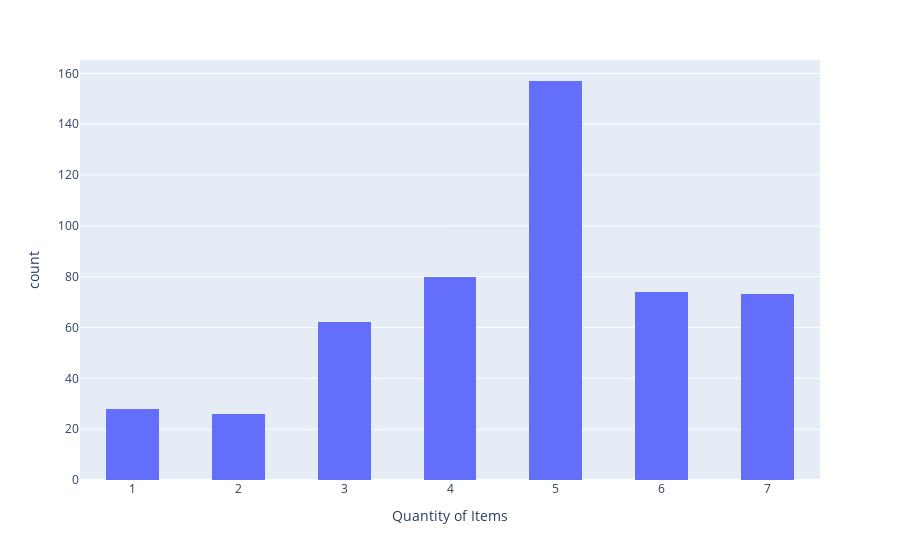

The cell this chart's notebook holds for it:
### Code cell
# Histogram distribution of numerica features 
fig = (px.histogram (
        df_compained , 
        x = 'Quantity of Items',
        # marginal= 'violin',
        range_x= [ 0.5, df_compained['Quantity of Items'].max ()+0.5],
        nbins = 20



  )

)

fig.show()

### Figure 1 — Plotly figure (JSON) as saved in the notebook; plotly's stock layout.template omitted (floating-point values rounded to 4 significant figures; data arrays with more than 128 entries replaced by an {"elided": "..."} marker saying what was removed)
{"data": [{"alignmentgroup": "True", "bingroup": "x", "hovertemplate": "Quantity of Items=%{x}<br>count=%{y}<extra></extra>", "legendgroup": "", "marker": {"color": "#636efa", "pattern": {"shape": ""}}, "name": "", "nbinsx": 20, "offsetgroup": "", "orientation": "v", "showlegend": false, "type": "histogram", "x": {"elided": "500 int values"}, "xaxis": "x", "yaxis": "y"}], "layout": {"barmode": "relative", "legend": {"tracegroupgap": 0}, "margin": {"t": 60}, "xaxis": {"anchor": "y", "domain": [0, 1], "range": [0.5, 7.5], "title": {"text": "Quantity of Items"}}, "yaxis": {"anchor": "x", "domain": [0, 1], "title": {"text": "count"}}}}
